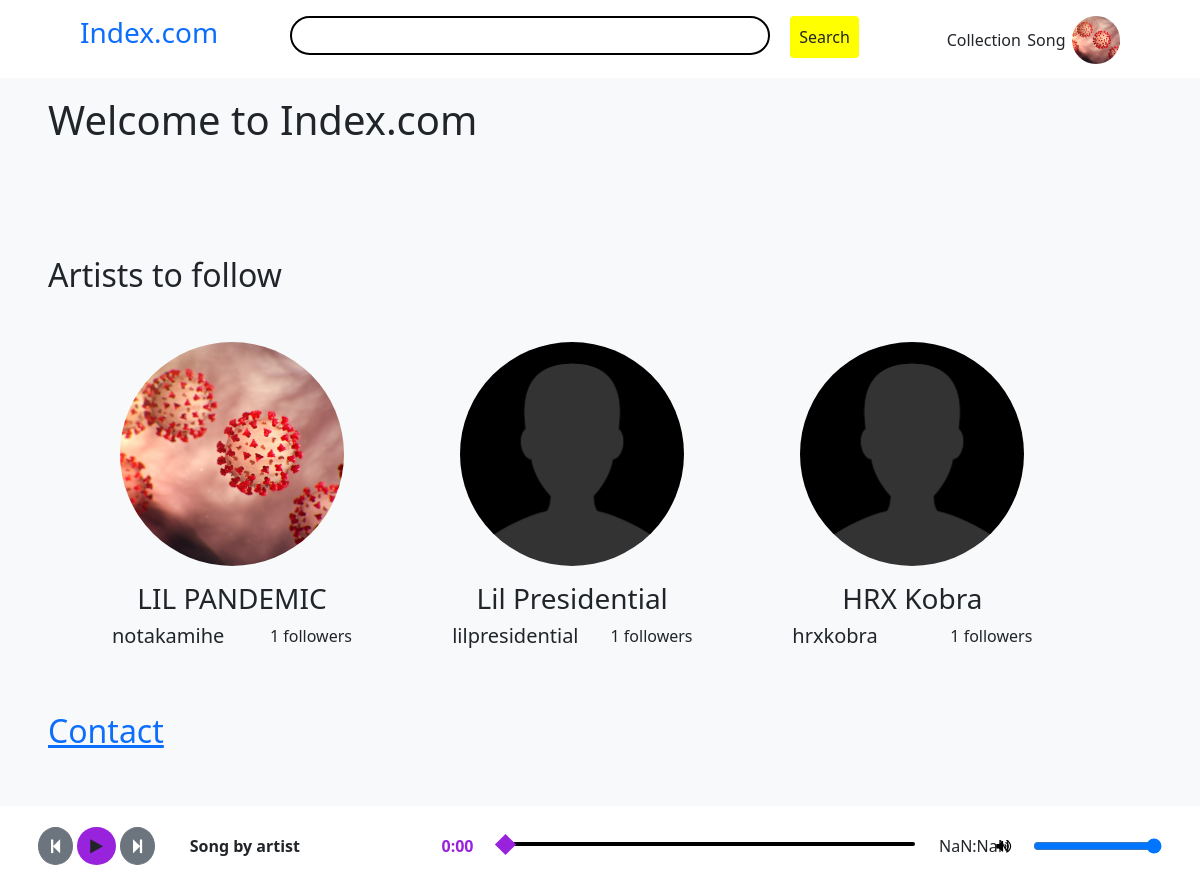
The page / (signed in) on the database its author committed.
### audiodist/models.py (models this page shows, shortened)
class Artist (models.Model):
    account = models.OneToOneField(Account, on_delete=models.CASCADE)
    name = models.CharField(default='Artist', max_length=60)
    pfp = models.ImageField(default='defaultpfp.png', upload_to='artists/', null=True, blank=True)
    description = models.TextField(max_length=1000, blank=True, null=True)
    date_joined = models.DateField(auto_now_add=True)
    @property
    def pfp_url (self):
        try:
            return self.pfp.url
        except:
            return ''
    @property
    def num_followers (self):
        return Follower.objects.filter(of=self).count()

class Account (AbstractBaseUser):
    email = models.EmailField(verbose_name="email", max_length=60, unique=True)
    username = models.CharField(max_length=30, unique=True)
    dob = models.DateField()
    date_joined = models.DateTimeField(verbose_name='date joined', auto_now_add=True)
    last_login = models.DateTimeField(verbose_name='last login', auto_now=True)
    is_admin = models.BooleanField(default=False)
    is_active = models.BooleanField(default=True)
    is_staff = models.BooleanField(default=False)
    is_superuser = models.BooleanField(default=False)
    USERNAME_FIELD = 'email'
    REQUIRED_FIELDS = ['username', 'dob']
    objects = AccountManager()

### audiodist/views.py (the view)
# urls.py: path('', index_view, name='index'),
def index_view (request):
    return render(request, 'audiodist/index.html', { 'artists': Artist.objects.all() })

### audiodist/views.py (called while the page is built)
def all_views (request):
    try:
        logged_in_artist = Artist.objects.get(account=request.user)
    except:
        logged_in_artist = None
    return { 'logged_in_artist': logged_in_artist, 'user': request.user }

### audiodist/templates/audiodist/index.html (shortened to what this page needs)
{% extends 'audiodist/base.html' %}
{% block content %}
    <h1 style="margin-bottom: 7rem;">Welcome to Index.com</h1>
    <div class="mb-5">
        <h2 class="mb-5">Artists to follow</h2>
        <div class="px-3 artists" style="white-space: nowrap; overflow-x: scroll;">
            {% for artist in artists %}
                <a style="width: 15rem;" class="mx-5 d-inline-block text-decoration-none text-dark" href="{% url 'artist' artist.account.username %}">
                    <div class="artist-list-pfp mb-3 mx-auto" style="background-image: url('{{ artist.pfp_url }}');"></div>
                    <div class="mx-auto text-center">
                        <h3 class="">{{ artist.name }}</h3>
                        <div class="d-flex" style="justify-content: space-between;">
                            <h5 style="word-break: break-all; margin-right: 2rem;">{{ artist.account.username }}</h5>
                            <p>{{ artist.num_followers }} followers</p>
                        </div>
                    </div>
                </a>
            {% endfor %}
        </div>
    </div>
    <h2><a href="mailto:notakamihe@gmail.com">Contact</a></h2>
{% endblock content %}

### audiodist/templates/audiodist/components/nav.html (shortened to what this page needs)
<nav class="d-flex col-12">
    <h3><a href="{% url 'index' %}" class="text-decoration-none">Index.com</a></h1>
    <form action="{% url 'search' %}" method="GET"> {% csrf_token %}
        <input id="search" type="search" name="search">
        <input class="btn p-2 mx-3" style="background-color: yellow;" type="submit" value="Search">
    </form>
    {% if logged_in_artist %}
        <div class="d-flex align-items-center col-2" style="justify-content: space-between;">
            <a class="text-decoration-none text-dark" href="{% url 'create-collection' %}">Collection</a>
            <a class="text-decoration-none text-dark" href="{% url 'create-song' %}">Song</a>
            <a href="{% url 'artist' logged_in_artist.account.username %}" class="user-pfp"
            style="background-image: url('{{ logged_in_artist.pfp_url }}');"></a>
        </div>
    {% endif %}
</nav>

### audiodist/templates/audiodist/components/nav.html (style rules this page uses)
.user-pfp { width: 3rem; height: 3rem; background-color: black; border-radius: 3rem; background-size: cover; background-position: center; background-repeat: no-repeat; }
nav { justify-content: space-between; background-color: white; position: fixed; top: 0; left: 0; padding: 1rem 5rem 0.9rem; z-index: 500; }
#search { width: 30rem; padding: 0.35rem 1rem; border-radius: 3rem; outline: none; border: 2px solid black; }

### audiodist/templates/audiodist/index.html (style rules this page uses)
.artist-list-pfp { width: 14rem; height: 14rem; background-position: center; background-size: cover; background-repeat: no-repeat; border-radius: 50%; }

### rows shown on the page
Artist: pfp_url (picture), name "LIL PANDEMIC", account.username "notakamihe", num_followers "1"
Artist: pfp_url (placeholder picture), name "Lil Presidential", account.username "lilpresidential", num_followers "1"
Artist: pfp_url (placeholder picture), name "HRX Kobra", account.username "hrxkobra", num_followers "1"
